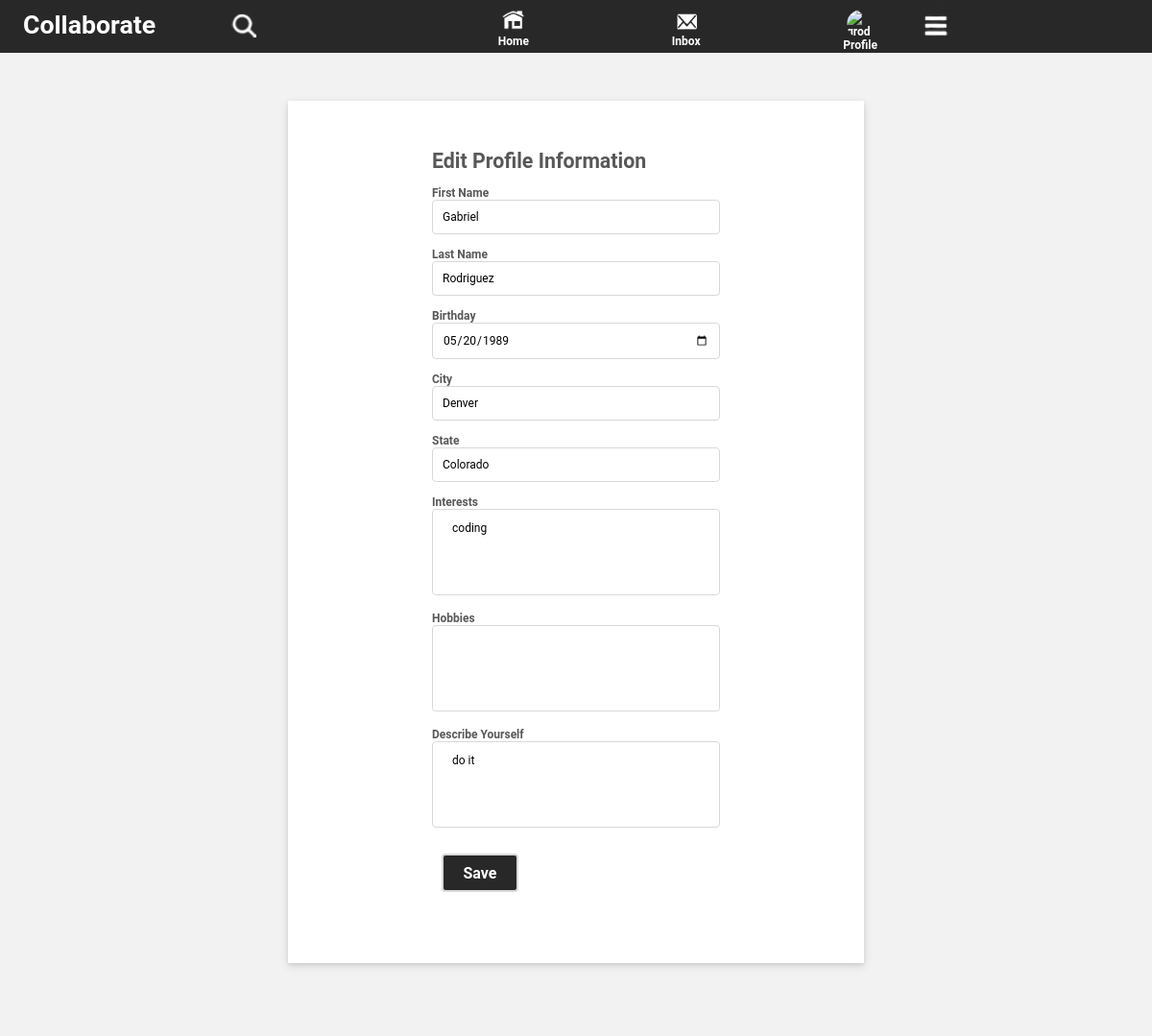
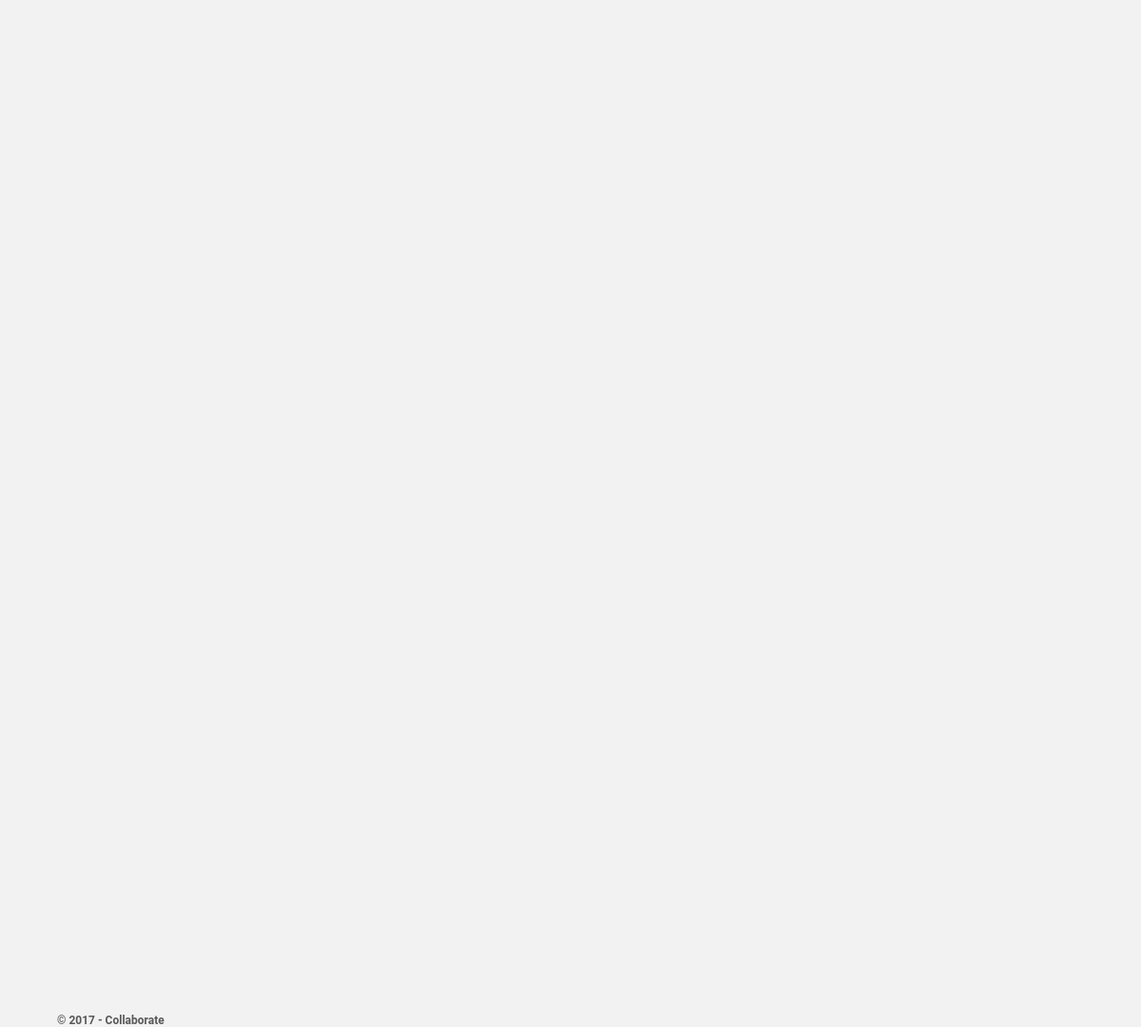
Screenshot of /inc/change_bio.php (signed in) with the database file from the repository (2 pictures, top to bottom).
### tables this page shows
CREATE TABLE IF NOT EXISTS `users` (
  `id` int(11) NOT NULL AUTO_INCREMENT,
  `username` varchar(25) NOT NULL,
  `first_name` varchar(255) NOT NULL,
  `last_name` varchar(255) NOT NULL,
  `email` varchar(100) NOT NULL,
  `password` varchar(256) NOT NULL,
  `sign_up_date` date NOT NULL,
  `activated` enum('0','1') NOT NULL,
  `bio` text,
  `interest` varchar(225) DEFAULT NULL,
  `hobbies` varchar(225) DEFAULT NULL,
  `profile_pic` mediumblob,
  `age` date NOT NULL,
  `city` varchar(25) NOT NULL,
  `state` varchar(25) NOT NULL,
  `background` blob NOT NULL,
  PRIMARY KEY (`id`)
);

### inc/change_bio.php (the view, shortened to what this page needs)
<?php
 	include "header.php";
	print ("<br/>");
	print ("<div class='bgstyle'>");
	print ("<div id='changeAbout'>");
	print ("<div id='changeAbout2'>");
	print ("<h1>Edit Profile Information</h1><br/>");
	print ("<form action='#' method='POST'>");
	print ("<label for='fname'>First Name</label>");
	print ("<input type='text' name='fname' value='$first_name'/><br/><br/>");
	print ("<label for='lname'>Last Name</label>");
	print ("<input type='text' name='lname' value='$last_name'/><br/><br/>");
	print ("<label for='age'>Birthday</label>");
	print ("<input type='date' name='age' value='$age' /><br/><br/>");
	print ("<label for='city'>City</label>");
	print ("<input type='text' name='city' value='$user_city_'/><br/><br/>");
	print ("<label for='state'>State</label>");
	print ("<input type='text' name='state' value='$user_state_'/><br/><br/>");
	print ("<label for='interests'>Interests</label>");
	print ("<textarea name='interests' placeholder='$interest' >$interest</textarea><br /><br />");
	print ("<label for='hobbies'>Hobbies</label>");
	print ("<textarea name='hobbies' placeholder='$hobbies' >$hobbies</textarea><br /><br />");
	print ("<label for='description'>Describe Yourself</label>");
	print ("<textarea name='description' placeholder='$bio' >$bio</textarea><br /><br />");
	print ("<input id='btn' onclick='changeAbout()' type='submit' name='about' value='Save' />");
	print ("<a href='./profile.php?u=$username'>Cancel</a>");
	print ("</form>");
	print ("</div>");
	print ("</div>");
	print ("</div>");
?>

### css/style.css (style rules this page uses)
@media screen and (min-width: 769px) { .bgstyle { margin-top: 3%; margin-right: auto; margin-left: auto; width: 50%; margin-bottom: 10px; height: 100%; background-color: #FFFFFF; padding: 20px; display: ; -moz-box-shadow: 0 2px 4px 0 rgba(0, 0, 0, 0.09), 0 3px 10px 0 rgba(0, 0, 0, 0.1); -webkit-box-shadow: 0 2px 4px 0 rgba(0, 0, 0, 0.09), 0 3px 10px 0 rgba(0, 0, 0, 0.1); box-shadow: 0 2px 4px 0 rgba(0, 0, 0, 0.09), 0 3px 10px 0 rgba(0, 0, 0, 0.1); } }
* { margin: 0px; padding: 0px; font-family: roboto, arial, helvetica, sans-serif; font-size:12px; box-sizing: border-box; }
a { color: #ffffff; }
a:link { text-decoration: none; }
body { height: 100%; width: 100%; background-color:#f2f2f2; overflow: auto; }
form input[type="submit"] { font-weight: bold; background-color: #282828; color: #ffffff; border: 2px solid #D8D8D8; font-size: 16px; padding:8px; width: 100%; resize: vertical; }
form input, textarea, select { border-radius: 4px; border: 1px solid #D8D8D8; font-size: 12px; padding: 10px; width: 100%; }
#intro p, h1 { font-family: roboto, arial, helvetica, sans-serif; font-size: 1.3em; }
#changeAbout { margin: 0; height: 90%; border-radius: 20px; padding: 30px; color: #585858; Font-weight: bold; }
#changeAbout2 { margin-top: 0px; margin-left: auto; margin-right: auto; height: 90%; width: 60%; }
#changeAbout2 a { margin-left: 60%; }
#changeAbout2 h1 { font-size: 16pt; font-weight: bold; }
#changeAbout label { padding: 0; margin: 0; float: Left; }
#changeAbout input[type="submit"] { width: 80px; height: 40px; margin: 10px; }
#changeAbout textarea { width: 100%; height: 90px; padding: 12px 20px; box-sizing: border-box; border-radius: 4px; resize: none; }
#filter-state select, label { padding: 5px; margin-left: 10%; }

### rows the page displays
users: fname "Gabriel", lname "Rodriguez", age "05/20/1989", city "Denver", state "Colorado", interests "coding", description "do it"
